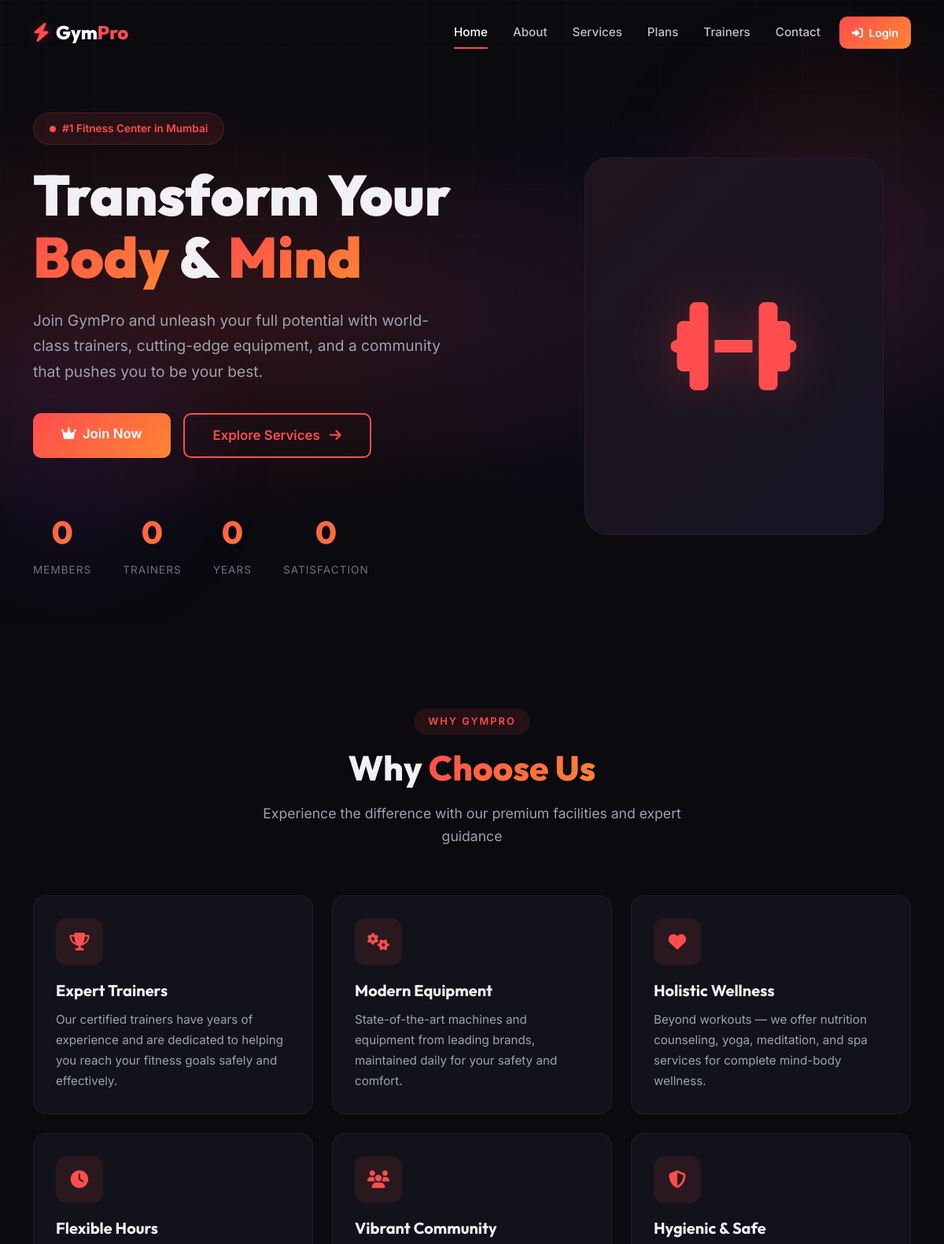
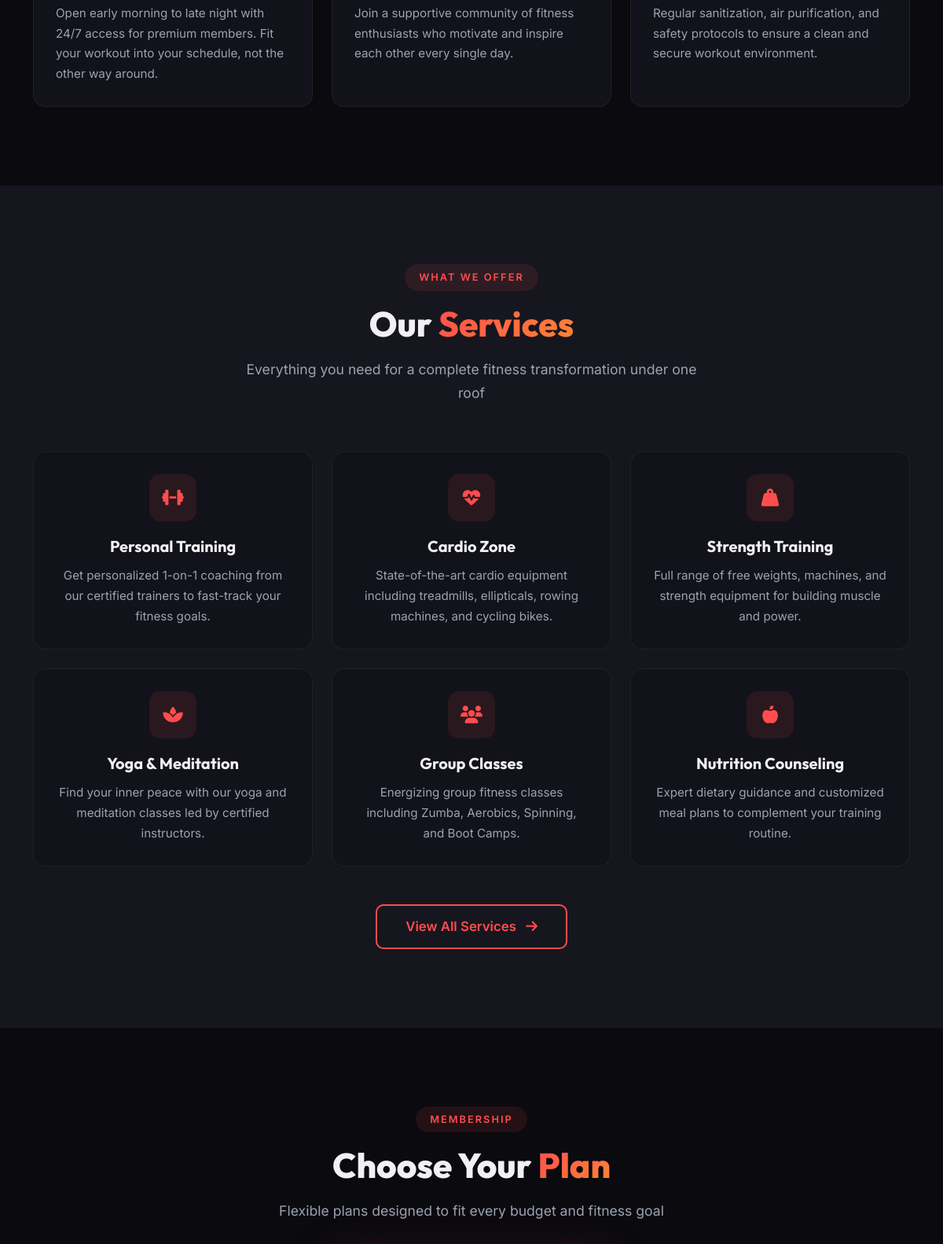
The page / (upper part) on the database its author committed (2 pictures, top to bottom).
### tables this page shows
CREATE TABLE IF NOT EXISTS services (
    id INT AUTO_INCREMENT PRIMARY KEY,
    name VARCHAR(100) NOT NULL,
    slug VARCHAR(100) NOT NULL UNIQUE,
    description TEXT DEFAULT NULL,
    icon VARCHAR(50) DEFAULT NULL,
    image VARCHAR(255) DEFAULT NULL,
    is_active TINYINT(1) DEFAULT 1,
    sort_order INT DEFAULT 0,
    created_at TIMESTAMP DEFAULT CURRENT_TIMESTAMP
);

### includes/functions.php (called while the page is built, shortened)
<?php
function isLoggedIn() {
    return isset($_SESSION['user_id']);
}
function getAllServices($activeOnly = true) {
    $db = getDB();
    $sql = "SELECT * FROM services";
    if ($activeOnly) $sql .= " WHERE is_active = 1";
    $sql .= " ORDER BY sort_order ASC";
    $stmt = $db->query($sql);
    return $stmt->fetchAll();
}
function sanitize($input) {
    return htmlspecialchars(trim($input), ENT_QUOTES, 'UTF-8');
}

### index.php (the view, shortened to what this page needs)
<?php
require_once 'includes/functions.php';
$services = getAllServices(true);
require_once 'includes/header.php';
?>
<section class="hero-section">
    <div class="hero-bg">
        <div class="hero-bg-pattern"></div>
    </div>
    <div class="hero-float hero-float-2"></div>
    <div class="container">
        <div class="row align-items-center">
            <div class="col-lg-7 hero-content">
                <div class="hero-badge">
                    <span class="pulse-dot"></span>
                    #1 Fitness Center in Mumbai
                </div>
                <h1 class="hero-title">
                    <span class="line">Transform Your</span>
                    <span class="line"><span class="text-gradient">Body</span> & <span class="text-gradient">Mind</span></span>
                </h1>
                <p class="hero-description">
                    Join GymPro and unleash your full potential with world-class trainers, cutting-edge equipment, and a community that pushes you to be your best.
                </p>
                <div class="hero-buttons">
                    <a href="<?= SITE_URL ?>/plans.php" class="btn btn-accent btn-lg">
                        <i class="fas fa-crown me-2"></i>Join Now
                    </a>
                    <a href="<?= SITE_URL ?>/services.php" class="btn btn-accent-outline btn-lg">
                        Explore Services <i class="fas fa-arrow-right ms-2"></i>
                    </a>
                </div>
                <div class="hero-stats">
                    <div class="hero-stat">
                        <span class="number" data-counter data-target="5000">0</span>
                        <span class="label">Members</span>
                    </div>
                    <div class="hero-stat">
                        <span class="number" data-counter data-target="50" data-suffix="+">0</span>
                        <span class="label">Trainers</span>
                    </div>
                    <div class="hero-stat">
                        <span class="number" data-counter data-target="15">0</span>
                        <span class="label">Years</span>
                    </div>
                    <div class="hero-stat">
                        <span class="number" data-counter data-target="98" data-suffix="%">0</span>
                        <span class="label">Satisfaction</span>
                    </div>
                </div>
            </div>
            <div class="col-lg-5 d-none d-lg-flex justify-content-center">
                <div style="width:380px;height:480px;background:var(--color-bg-card);border-radius:30px;border:1px solid var(--color-border);display:flex;align-items:center;justify-content:center;font-size:8rem;color:var(--color-accent);position:relative;overflow:hidden;">
                    <div style="position:absolute;inset:0;background:linear-gradient(135deg,rgba(255,77,77,0.05),rgba(124,58,237,0.05));"></div>
                    <i class="fas fa-dumbbell" style="position:relative;z-index:1;filter:drop-shadow(0 0 30px rgba(255,77,77,0.3));"></i>
                </div>
            </div>
        </div>
    </div>
</section>
<section class="section-padding">
    <div class="container">
        <div class="section-header" data-aos="fade-up">
            <span class="badge-label">Why GymPro</span>
            <h2>Why <span class="text-gradient">Choose Us</span></h2>
            <p>Experience the difference with our premium facilities and expert guidance</p>
        </div>
        <div class="row g-4">
            <div class="col-md-6 col-lg-4" data-aos="fade-up" data-aos-delay="100">
                <div class="gp-card h-100">
                    <div class="card-icon">
                        <i class="fas fa-trophy"></i>
                    </div>
                    <h4 class="card-title">Expert Trainers</h4>
                    <p class="card-text">Our certified trainers have years of experience and are dedicated to helping you reach your fitness goals safely and effectively.</p>
                </div>
            </div>
            <div class="col-md-6 col-lg-4" data-aos="fade-up" data-aos-delay="200">
                <div class="gp-card h-100">
                    <div class="card-icon">
                        <i class="fas fa-cogs"></i>
                    </div>
                    <h4 class="card-title">Modern Equipment</h4>
                    <p class="card-text">State-of-the-art machines and equipment from leading brands, maintained daily for your safety and comfort.</p>
                </div>
            </div>
            <div class="col-md-6 col-lg-4" data-aos="fade-up" data-aos-delay="300">
                <div class="gp-card h-100">
                    <div class="card-icon">
                        <i class="fas fa-heart"></i>
                    </div>
                    <h4 class="card-title">Holistic Wellness</h4>
                    <p class="card-text">Beyond workouts — we offer nutrition counseling, yoga, meditation, and spa services for complete mind-body wellness.</p>
                </div>
            </div>
            <div class="col-md-6 col-lg-4" data-aos="fade-up" data-aos-delay="400">
                <div class="gp-card h-100">
                    <div class="card-icon">
                        <i class="fas fa-clock"></i>
                    </div>
                    <h4 class="card-title">Flexible Hours</h4>
                    <p class="card-text">Open early morning to late night with 24/7 access for premium members. Fit your workout into your schedule, not the other way around.</p>
                </div>
            </div>
            <div class="col-md-6 col-lg-4" data-aos="fade-up" data-aos-delay="500">
                <div class="gp-card h-100">
                    <div class="card-icon">
                        <i class="fas fa-users"></i>
                    </div>
                    <h4 class="card-title">Vibrant Community</h4>
                    <p class="card-text">Join a supportive community of fitness enthusiasts who motivate and inspire each other every single day.</p>
                </div>
            </div>
            <div class="col-md-6 col-lg-4" data-aos="fade-up" data-aos-delay="600">
                <div class="gp-card h-100">
                    <div class="card-icon">
                        <i class="fas fa-shield-alt"></i>
                    </div>
                    <h4 class="card-title">Hygienic & Safe</h4>
                    <p class="card-text">Regular sanitization, air purification, and safety protocols to ensure a clean and secure workout environment.</p>
                </div>
            </div>
        </div>
    </div>
</section>
<section class="section-padding" style="background:var(--color-bg-surface);">
    <div class="container">
        <div class="section-header" data-aos="fade-up">
            <span class="badge-label">What We Offer</span>
            <h2>Our <span class="text-gradient">Services</span></h2>
            <p>Everything you need for a complete fitness transformation under one roof</p>
        </div>
        <div class="row g-4">
            <?php foreach (array_slice($services, 0, 6) as $i => $service): ?>
            <div class="col-md-6 col-lg-4" data-aos="fade-up" data-aos-delay="<?= ($i + 1) * 100 ?>">
                <div class="gp-card h-100 text-center">
                    <div class="card-icon mx-auto">
                        <i class="<?= sanitize($service['icon']) ?>"></i>
                    </div>
                    <h4 class="card-title"><?= sanitize($service['name']) ?></h4>
                    <p class="card-text"><?= sanitize($service['description']) ?></p>
                </div>
            </div>
            <?php endforeach; ?>
        </div>
        <div class="text-center mt-5" data-aos="fade-up">
            <a href="<?= SITE_URL ?>/services.php" class="btn btn-accent-outline btn-lg">
                View All Services <i class="fas fa-arrow-right ms-2"></i>
            </a>
        </div>
    </div>
</section>
<section class="section-padding">
    <div class="container">
        <div class="section-header" data-aos="fade-up">
            <span class="badge-label">Membership</span>
            <h2>Choose Your <span class="text-gradient">Plan</span></h2>
            <p>Flexible plans designed to fit every budget and fitness goal</p>
        </div>
    </div>
</section>
<?php require_once 'includes/footer.php'; ?>

### includes/header.php (shortened to what this page needs)
<?php
$currentPage = basename($_SERVER['PHP_SELF'], '.php');
?>
<!DOCTYPE html>
<html lang="en">
<head>
    <link href="https://cdn.jsdelivr.net/npm/bootstrap@5.3.3/dist/css/bootstrap.min.css" rel="stylesheet">
    <link href="https://cdnjs.cloudflare.com/ajax/libs/font-awesome/6.5.1/css/all.min.css" rel="stylesheet">
    <link href="https://cdn.jsdelivr.net/npm/aos@2.3.4/dist/aos.css" rel="stylesheet">
    <link href="<?= SITE_URL ?>/assets/css/style.css" rel="stylesheet">
</head>
<body>
    <nav class="navbar navbar-expand-lg navbar-dark fixed-top" id="mainNav">
        <div class="container">
            <a class="navbar-brand" href="<?= SITE_URL ?>/index.php">
                <i class="fas fa-bolt brand-icon"></i>
                <span class="brand-text">Gym<span class="text-accent">Pro</span></span>
            </a>
            <div class="collapse navbar-collapse" id="navbarNav">
                <ul class="navbar-nav ms-auto align-items-center">
                    <li class="nav-item">
                        <a class="nav-link <?= $currentPage === 'index' ? 'active' : '' ?>" href="<?= SITE_URL ?>/index.php">Home</a>
                    </li>
                    <li class="nav-item">
                        <a class="nav-link <?= $currentPage === 'about' ? 'active' : '' ?>" href="<?= SITE_URL ?>/about.php">About</a>
                    </li>
                    <li class="nav-item">
                        <a class="nav-link <?= $currentPage === 'services' ? 'active' : '' ?>" href="<?= SITE_URL ?>/services.php">Services</a>
                    </li>
                    <li class="nav-item">
                        <a class="nav-link <?= $currentPage === 'plans' ? 'active' : '' ?>" href="<?= SITE_URL ?>/plans.php">Plans</a>
                    </li>
                    <li class="nav-item">
                        <a class="nav-link <?= $currentPage === 'trainers' ? 'active' : '' ?>" href="<?= SITE_URL ?>/trainers.php">Trainers</a>
                    </li>
                    <li class="nav-item">
                        <a class="nav-link <?= $currentPage === 'contact' ? 'active' : '' ?>" href="<?= SITE_URL ?>/contact.php">Contact</a>
                    </li>
                    <?php if (isLoggedIn()): ?>
                        <li class="nav-item dropdown">
                            <a class="nav-link dropdown-toggle user-menu" href="#" data-bs-toggle="dropdown">
                                <i class="fas fa-user-circle me-1"></i> <?= sanitize($_SESSION['user_name']) ?>
                            </a>
                            <ul class="dropdown-menu dropdown-menu-end dropdown-menu-dark">
                                <?php if (isAdmin()): ?>
                                    <li><a class="dropdown-item" href="<?= SITE_URL ?>/admin/dashboard.php"><i class="fas fa-tachometer-alt me-2"></i>Admin Panel</a></li>
                                    <li><hr class="dropdown-divider"></li>
                                <?php endif; ?>
                                <li><a class="dropdown-item" href="<?= SITE_URL ?>/user/dashboard.php"><i class="fas fa-columns me-2"></i>Dashboard</a></li>
                                <li><a class="dropdown-item" href="<?= SITE_URL ?>/user/profile.php"><i class="fas fa-user-edit me-2"></i>Profile</a></li>
                                <li><hr class="dropdown-divider"></li>
                                <li><a class="dropdown-item" href="<?= SITE_URL ?>/logout.php"><i class="fas fa-sign-out-alt me-2"></i>Logout</a></li>
                            </ul>
                        </li>
                    <?php else: ?>
                        <li class="nav-item ms-lg-2">
                            <a class="btn btn-accent btn-sm px-3" href="<?= SITE_URL ?>/login.php">
                                <i class="fas fa-sign-in-alt me-1"></i> Login
                            </a>
                        </li>
                    <?php endif; ?>
                </ul>
            </div>
        </div>
    </nav>
    <main>

### includes/footer.php (shortened to what this page needs)
    </main>
</body>
</html>

### rows shown on the page
services: name "Personal Training", description "Get personalized 1-on-1 coaching from our certified trainers to fast-track your fitness goals."
services: name "Cardio Zone", description "State-of-the-art cardio equipment including treadmills, ellipticals, rowing machines, and cycling bikes."
services: name "Strength Training", description "Full range of free weights, machines, and strength equipment for building muscle and power."
services: name "Yoga & Meditation", description "Find your inner peace with our yoga and meditation classes led by certified instructors."
services: name "Group Classes", description "Energizing group fitness classes including Zumba, Aerobics, Spinning, and Boot Camps."
services: name "Nutrition Counseling", description "Expert dietary guidance and customized meal plans to complement your training routine."
